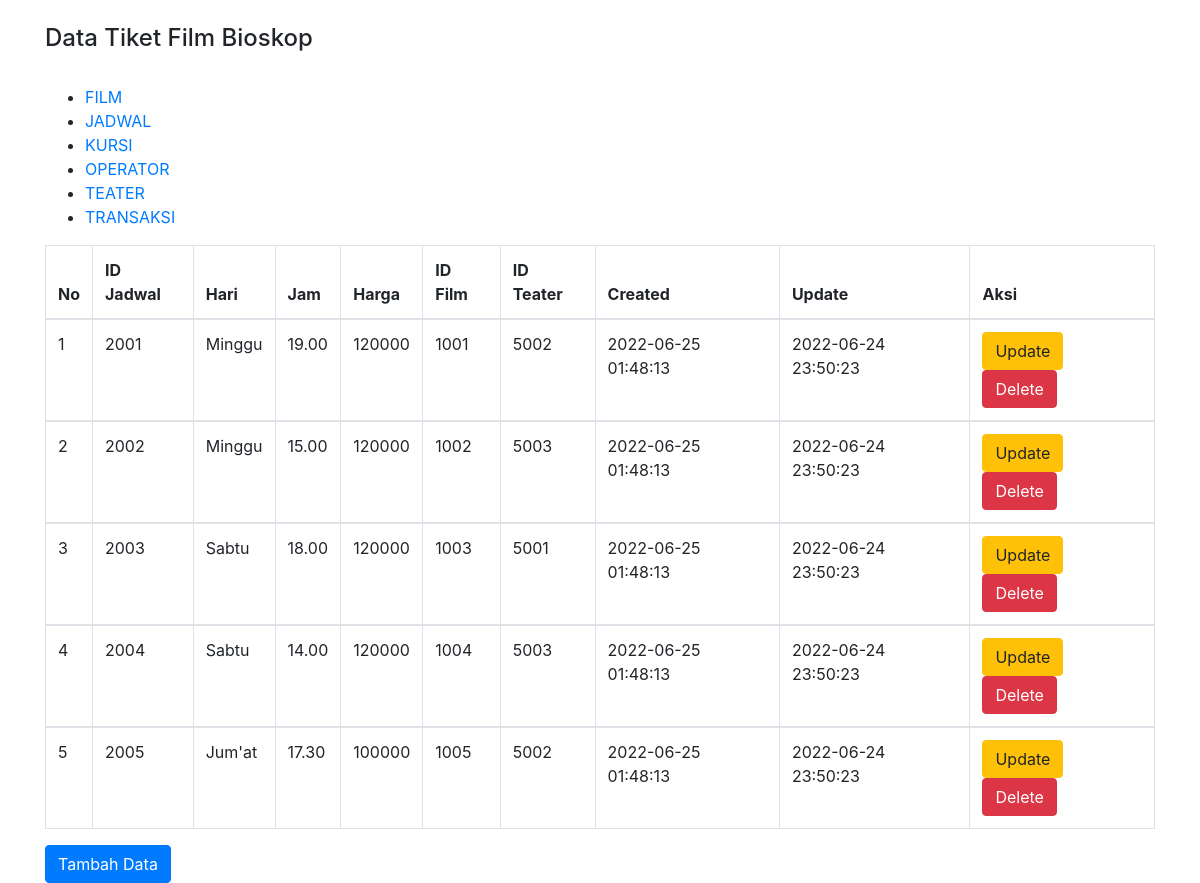
The page /jadwal.php on the database its author committed.
### tables this page shows
CREATE TABLE `jadwal` (
  `id_jadwal` varchar(20) NOT NULL,
  `hari` varchar(50) NOT NULL,
  `jam` varchar(20) NOT NULL,
  `harga` varchar(11) NOT NULL,
  `id_film` varchar(20) NOT NULL,
  `id_teater` varchar(20) NOT NULL,
  `created_at` datetime NOT NULL,
  `updated_at` timestamp NOT NULL DEFAULT current_timestamp() ON UPDATE current_timestamp()
);

### jadwal.php (the view, shortened to what this page needs)
<!DOCTYPE html>
<html>
<head>
    <link rel="stylesheet" href="bootstrap/css/bootstrap.min.css">
</head>
<body>
<div class="container">
    <br>
    <h4>Data Tiket Film Bioskop</h4>
    <table class="table table-bordered table-hover">
        <br>
        <thead>
        <tr>
            <th>No</th>
            <th>ID Jadwal</th>
            <th>Hari</th>
            <th>Jam</th>
            <th>Harga</th>
            <th>ID Film</th>
            <th>ID Teater</th>
            <th>Created</th>
            <th>Update</th>
            <th colspan='2'>Aksi</th>
        </tr>
        </thead>
        <?php
        include "koneksi.php";
        $sql="select * from jadwal";
        include "menu.php";
        $hasil=mysqli_query($kon,$sql);
        $no=0;
        while ($data = mysqli_fetch_array($hasil)) {
            $no++;
            ?>
            <tbody>
            <tr>
                <td><?php echo $no;?></td>
                <td><?php echo $data["id_jadwal"]; ?></td>
                <td><?php echo $data["hari"];   ?></td>
                <td><?php echo $data["jam"];   ?></td>
                <td><?php echo $data["harga"];   ?></td>
                <td><?php echo $data["id_film"];   ?></td>
                <td><?php echo $data["id_teater"];   ?></td>
                <td><?php echo $data["created_at"];   ?></td>
                <td><?php echo $data["updated_at"];   ?></td>
                <td>
                    <a href="update-jadwal.php?id_jadwal=<?php echo htmlspecialchars($data['id_jadwal']); ?>" class="btn btn-warning" role="button">Update</a>
                    <a href="<?php echo htmlspecialchars($_SERVER["PHP_SELF"]);?>?id_jadwal=<?php echo $data['id_jadwal']; ?>" class="btn btn-danger" role="button">Delete</a>
                </td>
            </tr>
            </tbody>
            <?php
        }
        ?>
    </table>
    <a href="create-jadwal.php" class="btn btn-primary" role="button">Tambah Data</a>
</div>
</body>
</html>

### rows shown on the page
jadwal: id_jadwal "2001", hari "Minggu", jam "19.00", harga "120000", id_film "1001", id_teater "5002", created_at "2022-06-25 01:48:13", updated_at "2022-06-24 23:50:23"
jadwal: id_jadwal "2002", hari "Minggu", jam "15.00", harga "120000", id_film "1002", id_teater "5003", created_at "2022-06-25 01:48:13", updated_at "2022-06-24 23:50:23"
jadwal: id_jadwal "2003", hari "Sabtu", jam "18.00", harga "120000", id_film "1003", id_teater "5001", created_at "2022-06-25 01:48:13", updated_at "2022-06-24 23:50:23"
jadwal: id_jadwal "2004", hari "Sabtu", jam "14.00", harga "120000", id_film "1004", id_teater "5003", created_at "2022-06-25 01:48:13", updated_at "2022-06-24 23:50:23"
jadwal: id_jadwal "2005", hari "Jum'at", jam "17.30", harga "100000", id_film "1005", id_teater "5002", created_at "2022-06-25 01:48:13", updated_at "2022-06-24 23:50:23"
